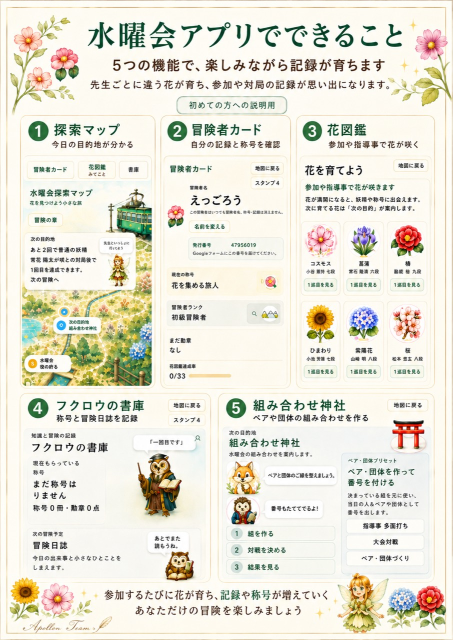
#> input picture output/pdf/suiyoukai_app_guide_source.jpg, 905 x 1280 px (shown at 1/2 size)
$ python build_suiyoukai_app_guide_print_pdf.py
#> lines starting #> are read from the running program, lines starting #| are printed output that depends on the picture
from pathlib import Path

from PIL import Image, ImageFilter
from reportlab.lib.pagesizes import A4
from reportlab.pdfgen import canvas


ROOT = Path(__file__).resolve().parents[1]
OUT_DIR = ROOT / "output" / "pdf"
SOURCE_COPY = OUT_DIR / "suiyoukai_app_guide_source.jpg"
SOURCE = SOURCE_COPY
PRINT_MASTER = OUT_DIR / "suiyoukai_app_guide_A4_print_master_300dpi.jpg"
PDF = OUT_DIR / "suiyoukai_app_guide_A4_print.pdf"


def mm(value: float) -> float:
    return value * 72 / 25.4


def build() -> None:
    OUT_DIR.mkdir(parents=True, exist_ok=True)
    with Image.open(SOURCE) as image:
#> image is the input picture: PIL image 905x1280 RGB; mean R, G, B 231.2, 228.5, 215.4
        rgb = image.convert("RGB")
        # 10 mm left/right margins on A4 gives a 190 mm-wide image area.
        # At 300 dpi this is 2244 px; retain the source aspect ratio.
        target_width = round(190 / 25.4 * 300)
        target_height = round(target_width * rgb.height / rgb.width)
#> target_height = 3174
        master = rgb.resize((target_width, target_height), Image.Resampling.LANCZOS)
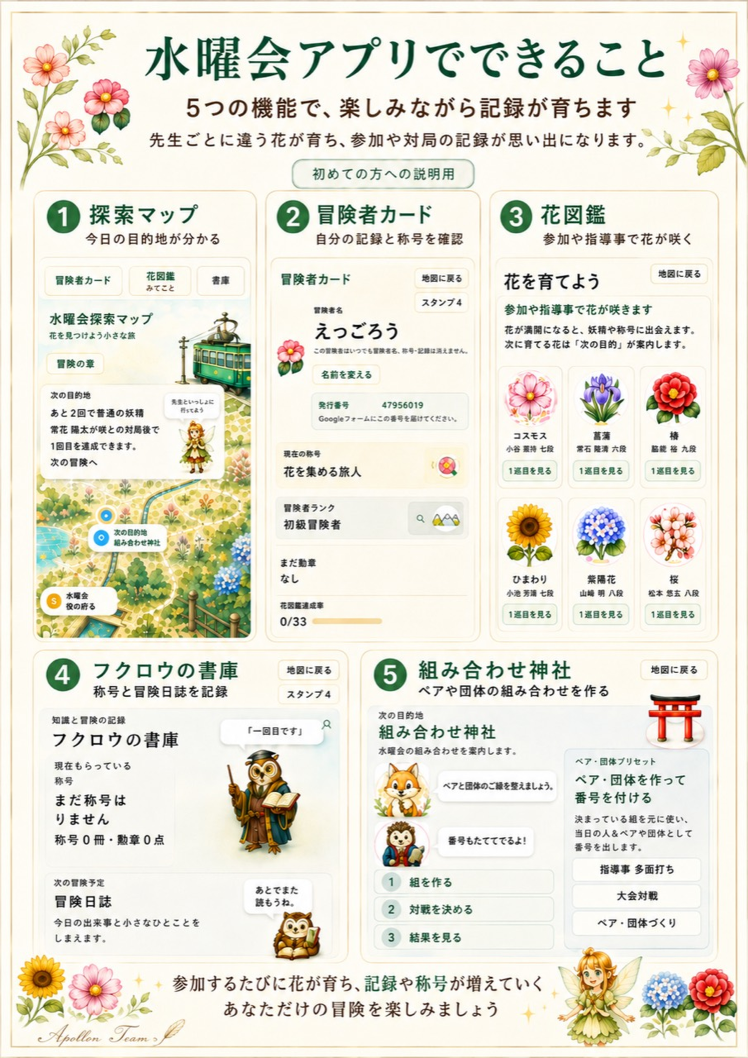
#> master: PIL image 2244x3174 RGB (shown at 1/3 size); mean R, G, B 231.1, 228.5, 215.4
        master = master.filter(ImageFilter.UnsharpMask(radius=0.7, percent=35, threshold=3))
        master.save(
            PRINT_MASTER,
            format="JPEG",
            quality=96,
            subsampling=0,
            dpi=(300, 300),
            optimize=True,
        )

#> (the run stopped early here; a loop or call above may not have finished)
